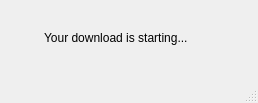
<?xml version="1.0" encoding="UTF-8"?>
<ui version="4.0">
 <class>MainWindow</class>
 <widget class="QMainWindow" name="MainWindow">
  <property name="geometry">
   <rect>
    <x>0</x>
    <y>0</y>
    <width>258</width>
    <height>103</height>
   </rect>
  </property>
  <property name="windowTitle">
   <string>MainWindow</string>
  </property>
  <widget class="QWidget" name="centralwidget">
   <widget class="QLabel" name="label">
    <property name="geometry">
     <rect>
      <x>44</x>
      <y>30</y>
      <width>171</width>
      <height>16</height>
     </rect>
    </property>
    <property name="text">
     <string>Your download is starting...</string>
    </property>
   </widget>
  </widget>
  <widget class="QMenuBar" name="menubar">
   <property name="geometry">
    <rect>
     <x>0</x>
     <y>0</y>
     <width>258</width>
     <height>24</height>
    </rect>
   </property>
  </widget>
  <widget class="QStatusBar" name="statusbar"/>
 </widget>
 <resources/>
 <connections/>
</ui>
